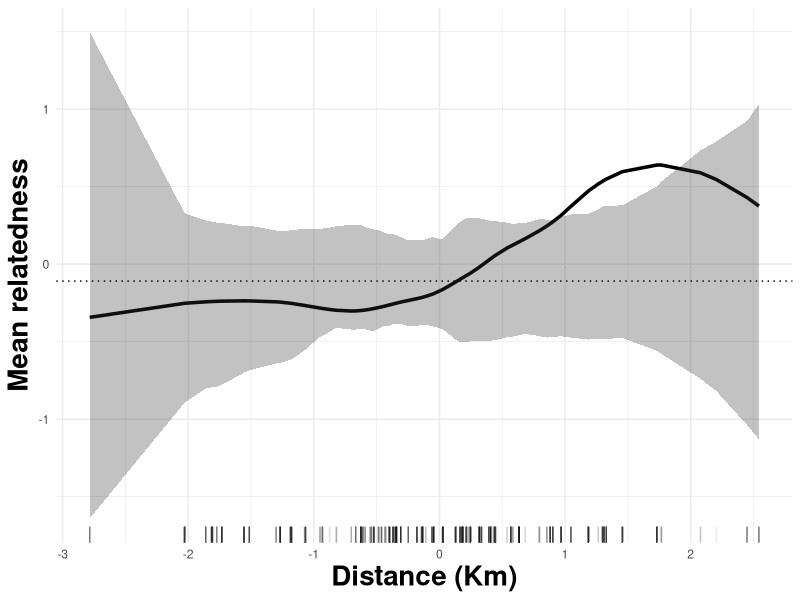

Source code (R):
############################################################################################################################################################################
############################################# Local polynomial fitting (LOESS) of pairwise relatedness to pairwise geographic distance #####################################
############################################################################################################################################################################

# In order to test if the average observed relatedness (r) predicted by LOESS at a given distance differs from the null model, 
# row and column indices for the relatedness matrix are permuted n times; and at each permutation a LOESS model is re-fitted using 
# the permuted relatedness and geographic distance matrix. 
# 95 % percentiles of the permutation-derived LOESS predictions are used to generate confidence envelopes around the null expectation of r = 0. 
# Short vertical lines at the bottom of the figure are observed pairwise distances.
# For details see: Bruno C, Macchiavelli R, Balzarini M (2008) Non-parametric smoothing of multivariate genetic distances in the analysis of spatial population structure at fine scale. Theor Appl Genet 117:435–447
# Function created by Nathaniel S. Pope: https://github.com/nspope

##### Loess function
mDistoLoess <- function(mat1,mat2,nperm=999){
ltd <- mat1[lower.tri(mat1)]
ltk <- mat2[lower.tri(mat2)]
disto <- matrix(nrow = nperm, ncol = length(ltk))
for(n in 1:nperm){
	perm <- sample(1:nrow(mat2))
	mat2_p <- mat2[perm,perm]
	lt <- mat2_p[lower.tri(mat2_p)]
	disto[n,] <- predict(loess(lt~ltd))
	if(n %% 100 == 0) print(n)
	}
obs_fit <- loess(ltk~ltd)
obs <- predict(obs_fit)
CI <- apply(disto, 2, quantile, probs = c(0.025,0.975))
attr(disto, "obs") <- obs
attr(disto, "CI") <- CI
return(list(disto=disto))
}

###### Loess plot function
Lplot <- function(distance, relatedness, permutations){
  library(ggplot2)
  ot <- mDistoLoess(distance, relatedness, permutations) ## Takes a long time!! Leave overnight
  dd <- data.frame(cov = distance[lower.tri(distance)], obs = attr(ot$disto, "obs"), lci = attr(ot$disto, "CI")[1,], uci = attr(ot$disto, "CI")[2,])
  P <- ggplot(dd, aes(x=cov,y=obs)) + geom_line(size=1.2) + geom_ribbon(aes(ymax = uci, ymin = lci), alpha = 0.3) + theme_minimal() + 
    geom_hline(yintercept = mean(ot$disto), lty = 3) + ylab("Mean relatedness") + xlab("Distance (Km)") + geom_rug(sides = "b", alpha = 0.02) +
    theme(axis.title.y = element_text(size=20, color = "black", face = "bold"),
          axis.title.x = element_text(size=20, color = "black", face = "bold"))
return(P)
  }

################ Usage
D <- matrix(ncol=100, nrow=100, rnorm(100)) # D is a geographic distance matrix (a full matrix NOT a dist object)
R <- matrix(ncol=100, nrow=100, rnorm(100)) # R is a relatedness matrix (a full matrix NOT a dist object)
P1 <- Lplot(distance=D, relatedness=R, permutations=99) ## Define number of permutations 
P1
